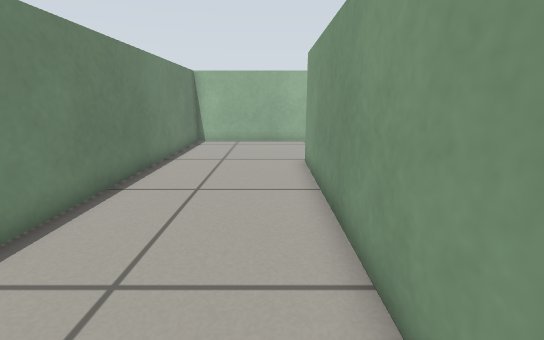
view 1 (above)

20 first-person views from a walk through a robot-simulator world made for Gazebo. The camera is 0.57 m above the floor, tilts 14° down and sees 90° across. The floor is counted in squares, 0.25 m on a side. Each view is taken from the middle of a square. On the plan, view 1 faces up. The plan holds only what a view shows up to about 17 squares ahead; the rest is blank.

view 2
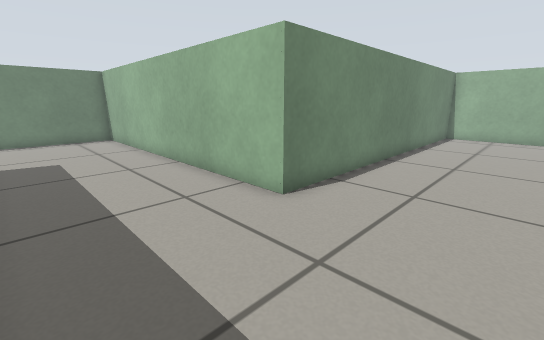

view 3
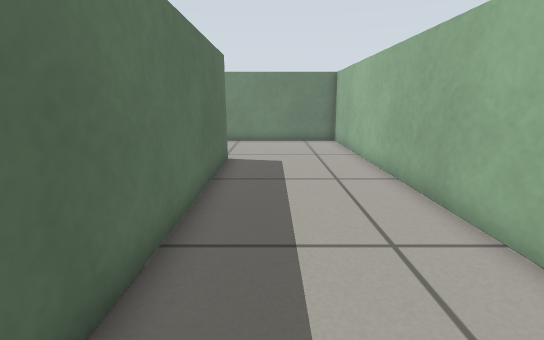

view 4
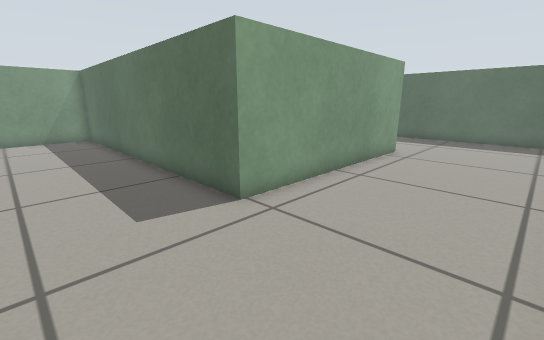

view 5
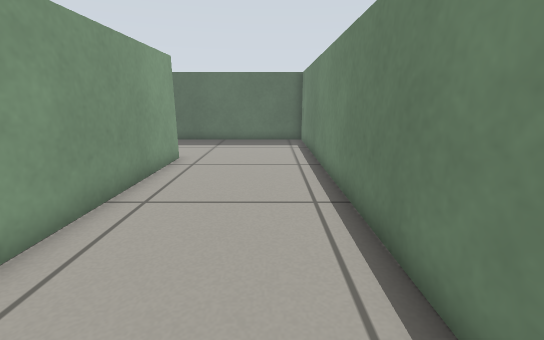

view 6
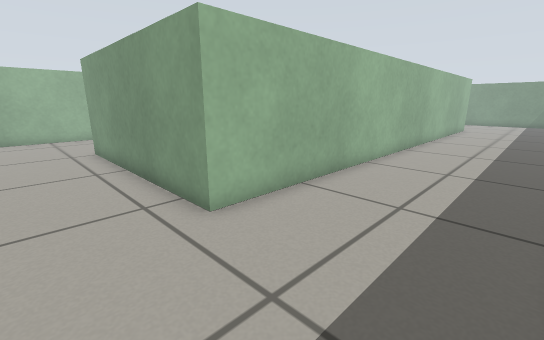

view 7
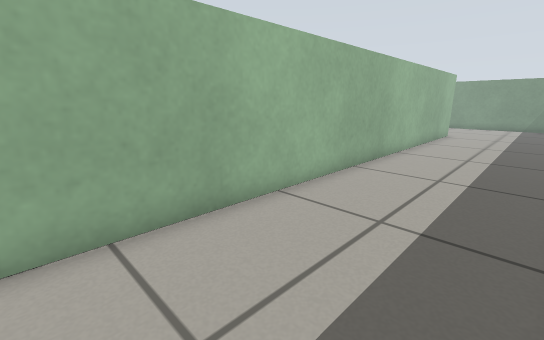

view 8
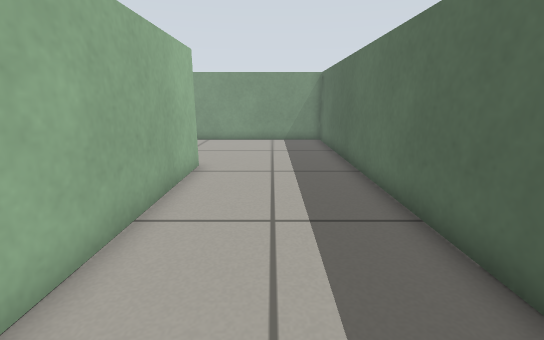

view 9
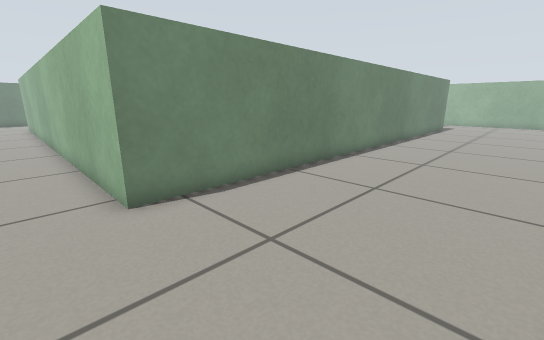

view 10
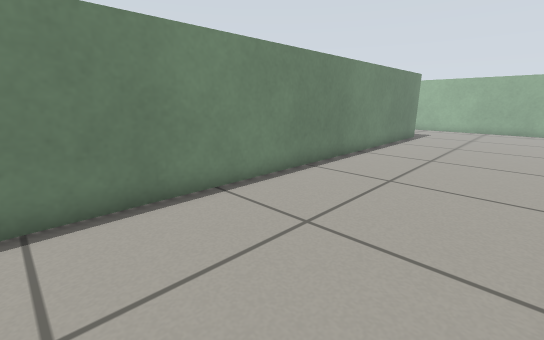

view 11
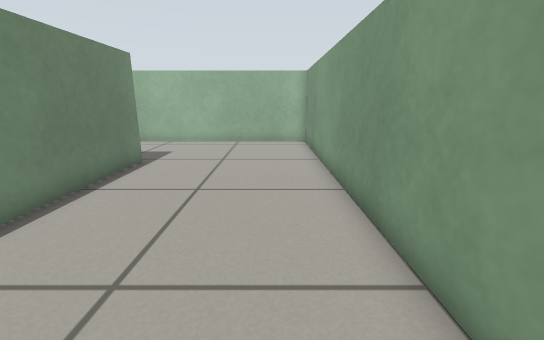

view 12
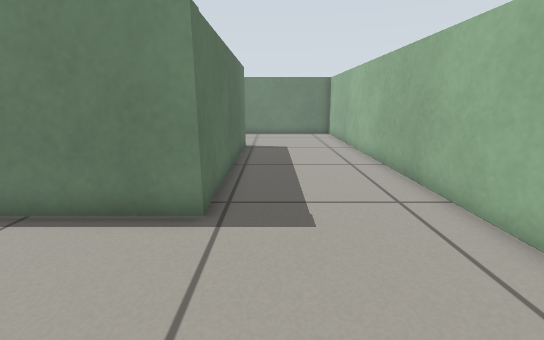

view 13
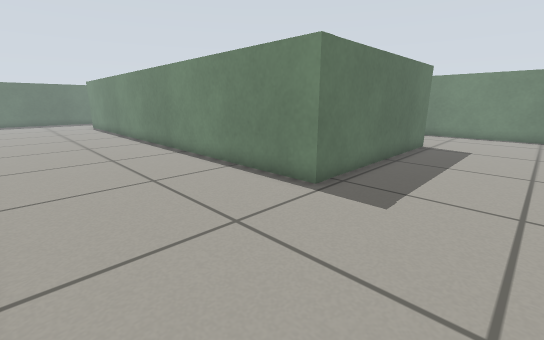

view 14
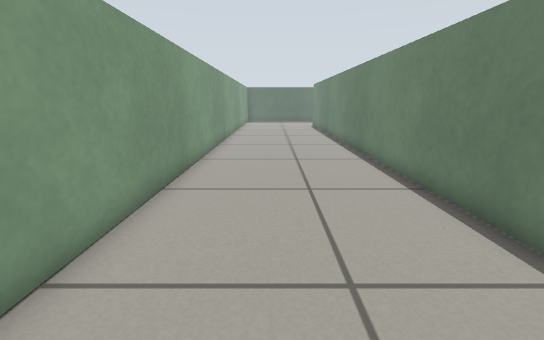

view 15
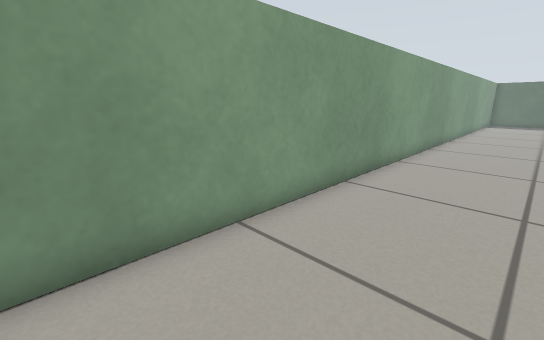

view 16
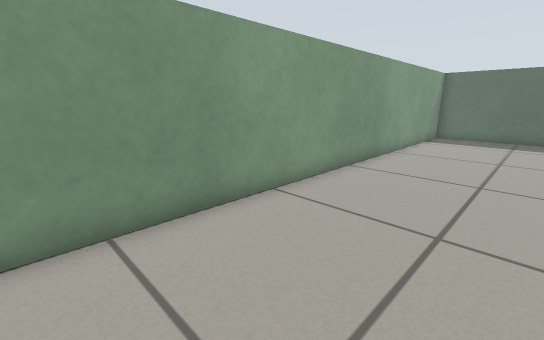

view 17
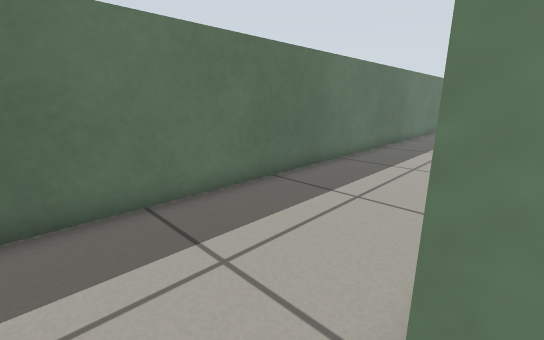

view 18
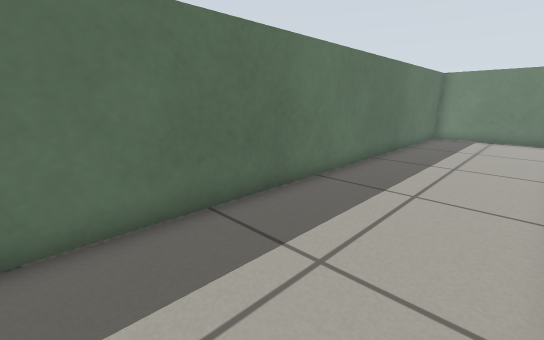

view 19
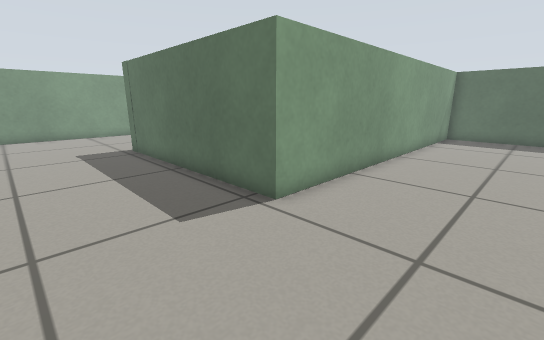

view 20
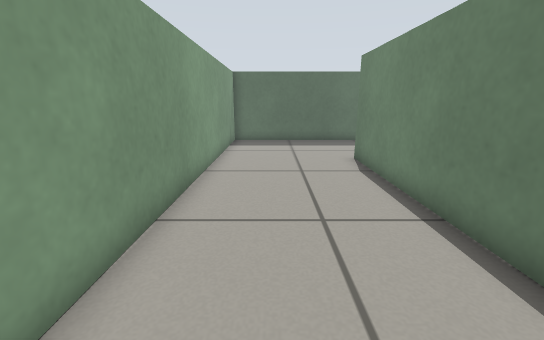

### Floor plan
Points are (right, up) in squares from view 1. A wall is a line through its corners. A room is listed if a view was taken in it or the views show most of it. See-through windows are left out.
Room 1 (views 1, 2, 3, 4, 5, 6, 7, 8, 9, 10, 11, 12, 13, 14, 15, 16, 17, 18, 19, 20)
walls: (1.3, -4.8) (1.3, 10.6) (10.8, 10.6) (10.8, -14.3) (-13.1, -14.2) (-13.1, -4.8) (1.3, -4.8); (-4.4, 0.8) (-18.8, 0.8) (-18.8, -20) (18, -20) (18, 16.2) (-4.4, 16.2) (-4.4, 0.8)

Where each view was taken, in squares from view 1:
view 1: 0 up, 0 right, facing up
view 2: 4 down, 0 right, facing up-left
view 3: 3 down, 2 left, facing left
view 4: 1 down, 18 left, facing down-right
view 5: 3 down, 17 left, facing down
view 6: 19 down, 16 left, facing up-right
view 7: 19 down, 11 left, facing up-right
view 8: 17 down, 1 right, facing right
view 9: 16 down, 17 right, facing up-left
view 10: 9 down, 17 right, facing up-left
view 11: 0 up, 16 right, facing up
view 12: 12 up, 16 right, facing left
view 13: 15 up, 17 right, facing down-left
view 14: 14 up, 15 right, facing down
view 15: 14 up, 14 right, facing down-right
view 16: 0 up, 13 right, facing down-right
view 17: 14 down, 12 right, facing down-left
view 18: 15 down, 1 right, facing down-left
view 19: 15 up, 3 left, facing down-right
view 20: 12 up, 1 left, facing down
